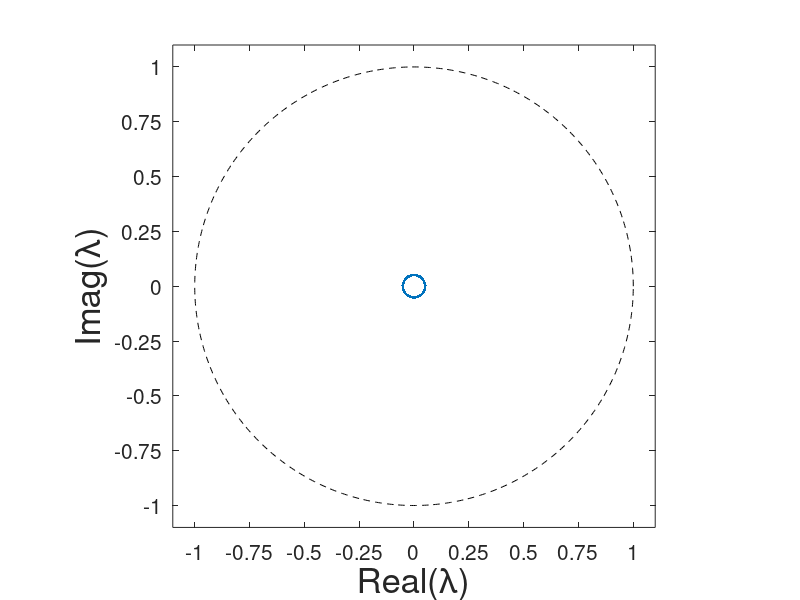

MATLAB code for this plot: (Note: this script raises an error after producing the figure.)
%% ENSEMBLE DMD APPLIED TO THE DATA SETS
clear all;
%% Loading parameters of flow
N = 386;
Mach = 0.8;
%% Equation (4.6) from Towne et al (2017)
del_t = 10.2*10^-3/386;
Fn = dftmtx(N)/sqrt(N); %386x386
eig_val(:,1) = Fn(2,2:386);
z = eig_val(1,1);
freq = real((log(eig_val/z))/(-i*2*pi*del_t)); 
%% Plot real and imaginary parts (exactly on the circle
real_evals = real(eig_val);
imag_evals = imag(eig_val);
plot(real_evals,imag_evals,'.'); xlim([-1.1 1.1]), ylim([-1.1 1.1])
set(gca,'fontsize',15);
pbaspect([1 1 1]), xlabel('Real(\lambda)','FontSize',25), ylabel('Imag(\lambda)','FontSize',25)
set(gcf,'Position',[0 0 800 800])
hold on;
th = [0:.01:2*pi 0.01];
plot(cos(th),sin(th),'k--');
xticks(-1:0.25:1); yticks(-1:0.25:1);
%%
Tx = eye(N-1);
tx_add = zeros(1,N-1);
Ty = vertcat(tx_add,Tx);
Tx = vertcat(Tx,tx_add);
Tx_cap = Fn*Tx;
Ty_cap = Fn*Ty;
Fn1 = dftmtx(N);

%% Loading data
ens_num = 2;
folderName = strcat('C:\Users\surabhi123iit\Documents\MATLAB\Raw\vel_ens\Mach',num2str(Mach),'\');
fileName = strcat('ens_num_',int2str(ens_num),'.txt');
completeName = strcat(folderName,fileName);
q = (load(completeName)); %6360x386
%% q_cap
q_cap = q*Fn';
%%
eig_val = eig();
%%
